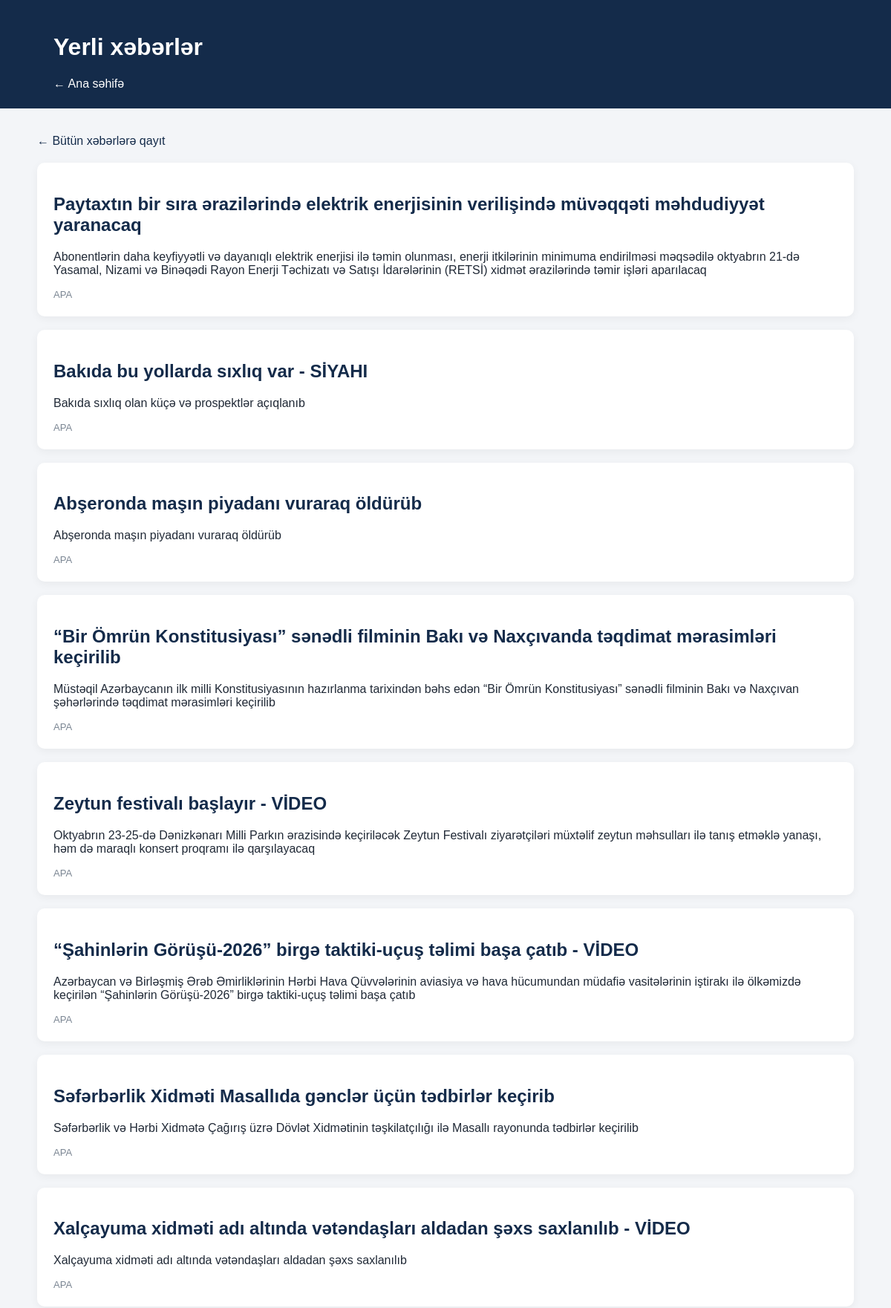
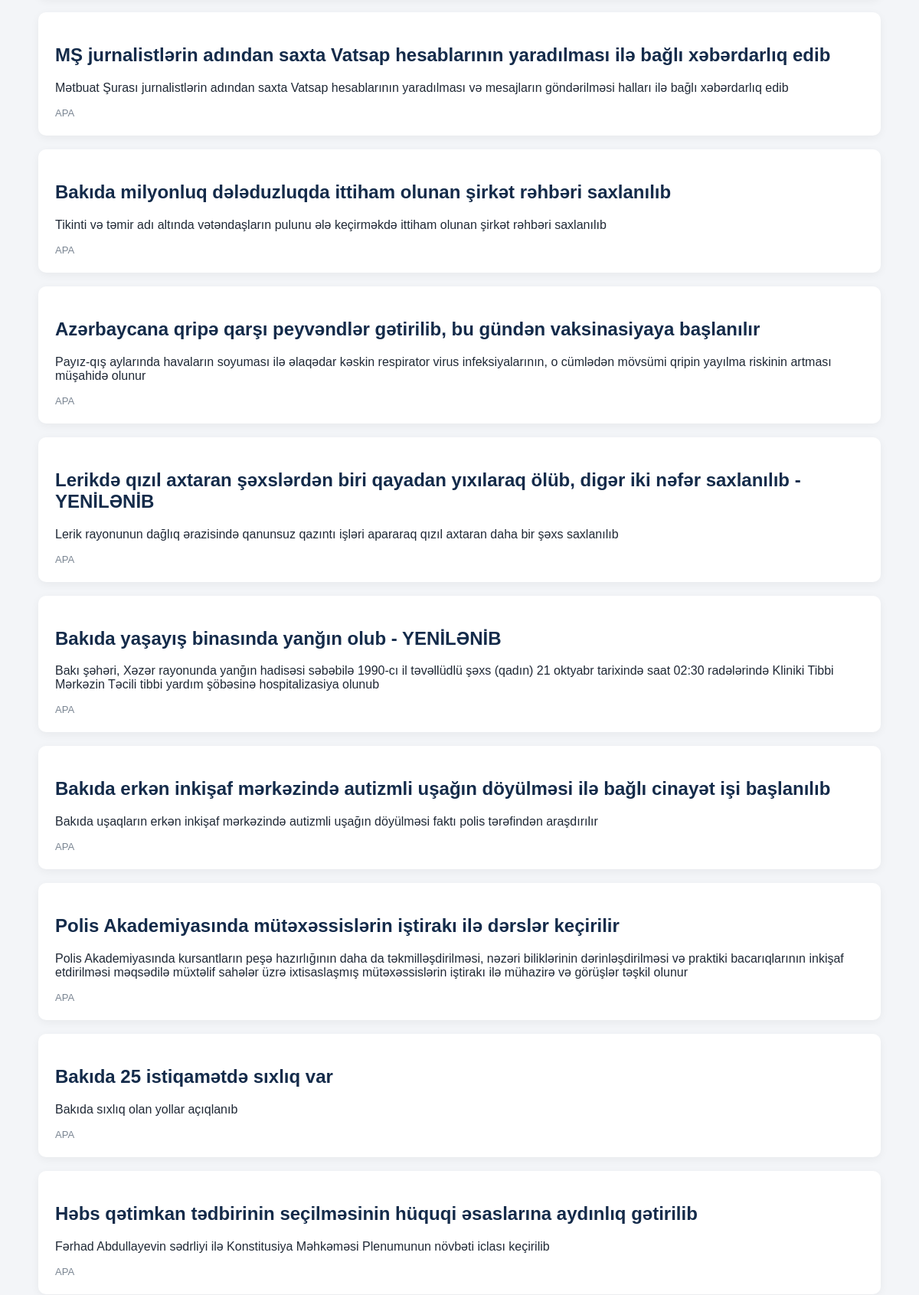
Page /category/yerli-xeberler/ (upper part) on the committed database (2 pictures, top to bottom).
### news/models.py (models this page shows, shortened)
class Category(models.Model):
    name = models.CharField(max_length=100, unique=True)
    slug = models.SlugField(max_length=120, unique=True, blank=True)
    description = models.TextField(blank=True)
    class Meta:
        verbose_name = "Kateqoriya"
        verbose_name_plural = "Kateqoriyalar"

class News(models.Model):
    class Status(models.TextChoices):
        PENDING = "pending", "Pending"
        PUBLISHED = "published", "Published"
        REJECTED = "rejected", "Rejected"
    title = models.CharField(max_length=300)
    slug = models.SlugField(max_length=350, unique=True, blank=True)
    summary = models.TextField(blank=True)
    content = models.TextField(blank=True)
    image_url = models.URLField(max_length=1000, blank=True)
    source = models.CharField(max_length=200)
    original_url = models.URLField(max_length=1000, unique=True)
    category = models.ForeignKey(
        Category,
        on_delete=models.SET_NULL,
        null=True,
        blank=True,
        related_name="news"
    )
    published_at = models.DateTimeField(null=True, blank=True)
    fetched_at = models.DateTimeField(auto_now_add=True)
    views_count = models.PositiveIntegerField(default=0)
    priority = models.PositiveIntegerField(default=0)
    status = models.CharField(
        max_length=20,
        choices=Status.choices,
        default=Status.PENDING
    )
    created_at = models.DateTimeField(auto_now_add=True)
    class Meta:
        ordering = ["-priority", "-published_at", "-created_at"]
        verbose_name = "Xəbər"
        verbose_name_plural = "Xəbərlər"

### news/views.py (the view)
# urls.py: re_path(r"^category/(?P<slug>[-a-zA-Z0-9_\u0080-\uffff]+)/$", views.category_news, name="category_news",),
def category_news(request, slug):
    category = get_object_or_404(
        Category,
        slug=slug
    )
    news_list = News.objects.filter(
        category=category,
        status=News.Status.PUBLISHED
    ).order_by("-published_at", "-created_at")
    categories = Category.objects.all().order_by("name")
    context = {
        "category": category,
        "news_list": news_list,
        "categories": categories,
    }
    return render(request, "category.html", context)

### templates/category.html (shortened to what this page needs)
<!DOCTYPE html>
<html lang="az">
<head>
</head>
<body>
<header>
    <h1>{{ category.name }}</h1>
    <a href="{% url 'home' %}">← Ana səhifə</a>
</header>
<main>
    <a class="back" href="{% url 'home' %}">
        ← Bütün xəbərlərə qayıt
    </a>
    {% for news in news_list %}
        <article class="news-card">
            <h2>
                <a href="{% url 'news_detail' news.slug %}">
                    {{ news.title }}
                </a>
            </h2>
            <p>
                {{ news.summary|default:"Xəbərin davamını oxuyun."|truncatewords:35 }}
            </p>
            <div class="meta">
                {{ news.source }}
            </div>
        </article>
    {% empty %}
        <p>Bu kateqoriyada hələ dərc edilmiş xəbər yoxdur.</p>
    {% endfor %}
</main>
</body>
</html>

### templates/category.html (style rules this page uses)
body { margin: 0; font-family: Arial, sans-serif; background: #f3f5f8; color: #202936; }
header { background: #142b4a; color: white; padding: 24px 6%; }
header a { color: white; text-decoration: none; }
main { max-width: 1100px; margin: 35px auto; padding: 0 20px; }
.news-card { background: white; padding: 22px; margin-bottom: 18px; border-radius: 10px; box-shadow: 0 3px 12px rgba(0, 0, 0, 0.05); }
.news-card h2 a { color: #142b4a; text-decoration: none; }
.meta { color: #7a8592; font-size: 13px; }
.back { display: inline-block; margin-bottom: 20px; color: #142b4a; text-decoration: none; }

### rows in the picture
Category: name "Yerli xəbərlər"
News: title "Paytaxtın bir sıra ərazilərində elektrik enerjisinin verilişində müvəqqəti məhdudiyyət yaranacaq", summary "Abonentlərin daha keyfiyyətli və dayanıqlı elektrik enerjisi ilə təmin olunması, enerji itkilərinin minimuma endirilməsi məqsədilə oktyabrın 21-də Yasamal, Nizami və Binəqədi Rayon Enerji Təchizatı və Satışı İdarələrinin (RETSİ) xidmət ərazilərində təmir işləri aparılacaq", source "APA"
News: title "Bakıda bu yollarda sıxlıq var - SİYAHI", summary "Bakıda sıxlıq olan küçə və prospektlər açıqlanıb", source "APA"
News: title "Abşeronda maşın piyadanı vuraraq öldürüb", summary "Abşeronda maşın piyadanı vuraraq öldürüb", source "APA"
News: title "“Bir Ömrün Konstitusiyası” sənədli filminin Bakı və Naxçıvanda təqdimat mərasimləri keçirilib", summary "Müstəqil Azərbaycanın ilk milli Konstitusiyasının hazırlanma tarixindən bəhs edən “Bir Ömrün Konstitusiyası” sənədli filminin Bakı və Naxçıvan şəhərlərində təqdimat mərasimləri keçirilib", source "APA"
News: title "Zeytun festivalı başlayır - VİDEO", summary "Oktyabrın 23-25-də Dənizkənarı Milli Parkın ərazisində keçiriləcək Zeytun Festivalı ziyarətçiləri müxtəlif zeytun məhsulları ilə tanış etməklə yanaşı, həm də maraqlı konsert proqramı ilə qarşılayacaq", source "APA"
News: title "“Şahinlərin Görüşü-2026” birgə taktiki-uçuş təlimi başa çatıb - VİDEO", summary "Azərbaycan və Birləşmiş Ərəb Əmirliklərinin Hərbi Hava Qüvvələrinin aviasiya və hava hücumundan müdafiə vasitələrinin iştirakı ilə ölkəmizdə keçirilən “Şahinlərin Görüşü-2026” birgə taktiki-uçuş təlimi başa çatıb", source "APA"
News: title "Səfərbərlik Xidməti Masallıda gənclər üçün tədbirlər keçirib", summary "Səfərbərlik və Hərbi Xidmətə Çağırış üzrə Dövlət Xidmətinin təşkilatçılığı ilə Masallı rayonunda tədbirlər keçirilib", source "APA"
News: title "Xalçayuma xidməti adı altında vətəndaşları aldadan şəxs saxlanılıb - VİDEO", summary "Xalçayuma xidməti adı altında vətəndaşları aldadan şəxs saxlanılıb", source "APA"
News: title "MŞ jurnalistlərin adından saxta Vatsap hesablarının yaradılması ilə bağlı xəbərdarlıq edib", summary "Mətbuat Şurası jurnalistlərin adından saxta Vatsap hesablarının yaradılması və mesajların göndərilməsi halları ilə bağlı xəbərdarlıq edib", source "APA"
News: title "Bakıda milyonluq dələduzluqda ittiham olunan şirkət rəhbəri saxlanılıb", summary "Tikinti və təmir adı altında vətəndaşların pulunu ələ keçirməkdə ittiham olunan şirkət rəhbəri saxlanılıb", source "APA"
News: title "Azərbaycana qripə qarşı peyvəndlər gətirilib, bu gündən vaksinasiyaya başlanılır", summary "Payız-qış aylarında havaların soyuması ilə əlaqədar kəskin respirator virus infeksiyalarının, o cümlədən mövsümi qripin yayılma riskinin artması müşahidə olunur", source "APA"
News: title "Lerikdə qızıl axtaran şəxslərdən biri qayadan yıxılaraq ölüb, digər iki nəfər saxlanılıb - YENİLƏNİB", summary "Lerik rayonunun dağlıq ərazisində qanunsuz qazıntı işləri apararaq qızıl axtaran daha bir şəxs saxlanılıb", source "APA"
News: title "Bakıda yaşayış binasında yanğın olub - YENİLƏNİB", summary "Bakı şəhəri, Xəzər rayonunda yanğın hadisəsi səbəbilə 1990-cı il təvəllüdlü şəxs (qadın) 21 oktyabr tarixində saat 02:30 radələrində Kliniki Tibbi Mərkəzin Təcili tibbi yardım şöbəsinə hospitalizasiya olunub", source "APA"
News: title "Bakıda erkən inkişaf mərkəzində autizmli uşağın döyülməsi ilə bağlı cinayət işi başlanılıb", summary "Bakıda uşaqların erkən inkişaf mərkəzində autizmli uşağın döyülməsi faktı polis tərəfindən araşdırılır", source "APA"
News: title "Polis Akademiyasında mütəxəssislərin iştirakı ilə dərslər keçirilir", summary "Polis Akademiyasında kursantların peşə hazırlığının daha da təkmilləşdirilməsi, nəzəri biliklərinin dərinləşdirilməsi və praktiki bacarıqlarının inkişaf etdirilməsi məqsədilə müxtəlif sahələr üzrə ixtisaslaşmış mütəxəssislərin iştirakı ilə mühazirə və görüşlər təşkil olunur", source "APA"
News: title "Bakıda 25 istiqamətdə sıxlıq var", summary "Bakıda sıxlıq olan yollar açıqlanıb", source "APA"
News: title "Həbs qətimkan tədbirinin seçilməsinin hüquqi əsaslarına aydınlıq gətirilib", summary "Fərhad Abdullayevin sədrliyi ilə Konstitusiya Məhkəməsi Plenumunun növbəti iclası keçirilib", source "APA"
